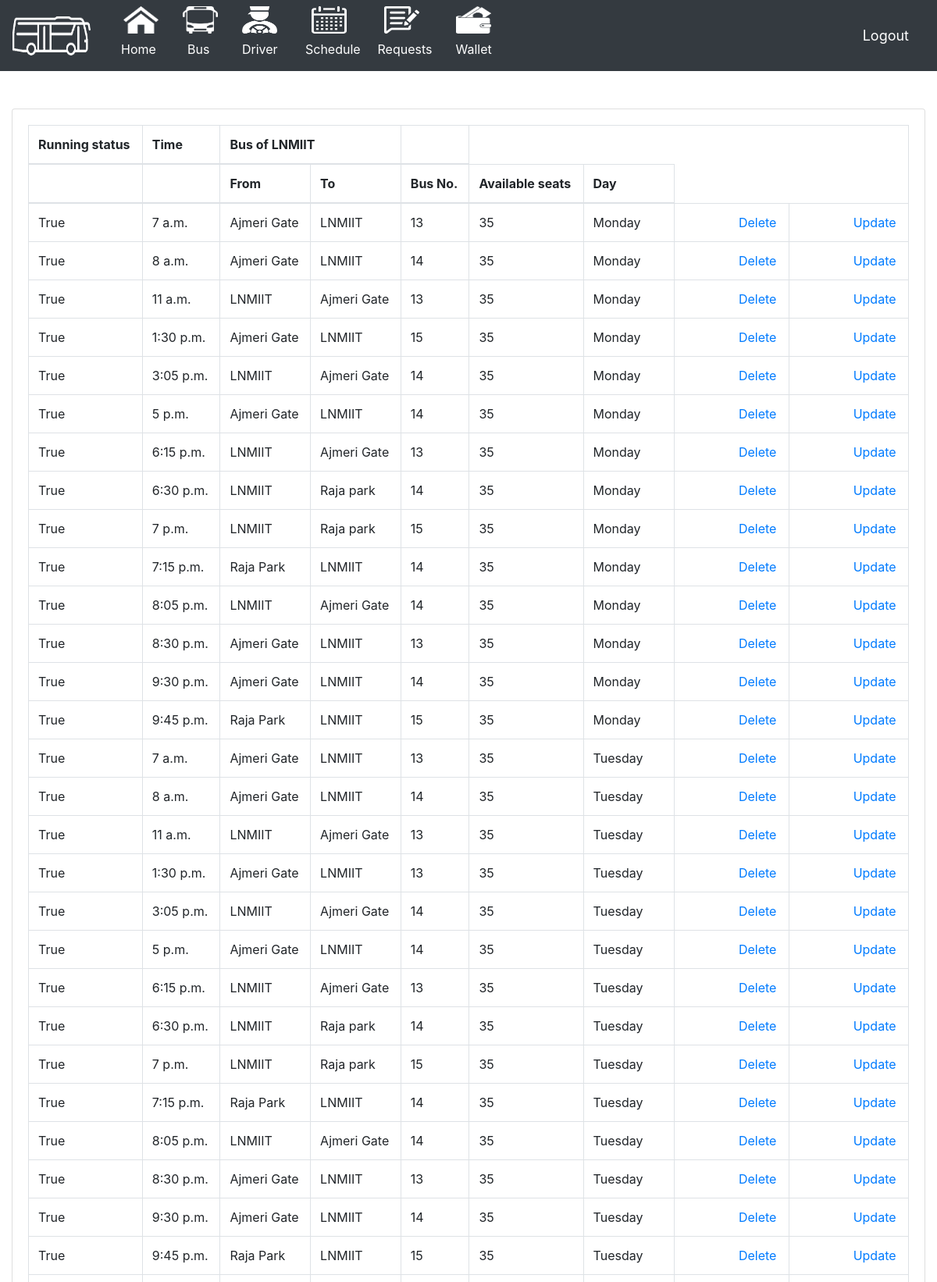
Screenshot of /view_schedule/ (signed in, upper part) with the database file from the repository.
### bus_M_/models.py (models this page shows, shortened)
class Schedule(models.Model):
    CATEGORY = (
			('Sunday', 'Sunday'),
			('Monday', 'Monday'),
            ('Tuesday', 'Tuesday'),
            ('Wednesday', 'Wednesday'),
            ('Thrusday', 'Thrusday'),
            ('Friday', 'Friday'),
            ('Saturday', 'Saturday'),
			)
    schedule_id = models.AutoField(primary_key=True)
    bus_id = models.ForeignKey(Bus, null=True, on_delete= models.CASCADE)
    time = models.TimeField(null=False)
    start = models.CharField(max_length=300,null=False)
    destination=models.CharField(max_length=300,null=False)
    available_seats = models.IntegerField(null=False)
    day= models.CharField(max_length=200,null=False,choices=CATEGORY)
    running_status = models.BooleanField(default=True)

class Bus(models.Model):
    bus_id = models.AutoField(primary_key=True)
    driver_id = models.ForeignKey(Driver, null=True, on_delete= models.CASCADE)
    availability = models.BooleanField(default=True)
    capacity = models.IntegerField(null=False)
    def __str__(self):
        return str(self.bus_id)

### bus_M_/views.py (the view)
# urls.py: path('view_schedule/', views.view_schedule, name='view_schedule'),
@login_required(login_url='login')
def view_schedule(request):
    user=request.user
    login_obj = AdminUser.objects.filter(admin_id = user).first()
    if login_obj:
        allD=Schedule.objects.all()
        context={'allD': allD}
        return render(request,'accounts/View_schedule.html',context)
    return redirect('/')

### bus_M_/templates/accounts/View_schedule.html (shortened to what this page needs)
{%  extends 'accounts/main1.html' %}
{% block content %}
		<br><br>
		<div class="row">
			<div class="col-md">
				<div class="card card-body">
					<table class="table table-bordered">
                                    <thead>
                                        <tr>
                                            <th>Running status</th>
                                            <th>Time</th>
                                            <th colspan="2">Bus of LNMIIT</th>
                                            <th></th>
                                        </tr>
                                        <tr>
                                            <th></th>
                                            <th></th>
                                            <th>From</th>
                                            <th>To</th>
                                            <th>Bus No.</th>
                                            <th>Available seats</th>
                                            <th>Day</th>
                                        </tr>
                                        </thead>
                                    <tbody>
                                        {% for p in allD %}
                                        <tr>
                                            <td>{{p.running_status}}</td>
                                            <td>{{p.time}}</td>
                                            <td>{{p.start}}</td>
                                            <td>{{p.destination}}</td>
                                            <td>{{p.bus_id}}</td>
                                            <td>{{p.available_seats}}</td>
                                            <td>{{p.day}}</td>
                                            <td><a type="submit" style="margin-left: 70px;" href="{% url 'delete_schedule' p.schedule_id %}">Delete</a></td>
                                            <td><a type="submit" style="margin-left: 70px;" href="{% url 'update_schedule' p.schedule_id %}">Update</a></td>
                                        </tr>
                                        {%endfor%}
                                    </tbody>
                                        </table>
                                        <br><br>
				</div>
			</div>
		</div><br><br><br>
{% endblock content %}

### rows the page displays
Schedule: running_status "True", time "7 a.m.", start "Ajmeri Gate", destination "LNMIIT", bus_id "13", available_seats "35", day "Monday"
Schedule: running_status "True", time "8 a.m.", start "Ajmeri Gate", destination "LNMIIT", bus_id "14", available_seats "35", day "Monday"
Schedule: running_status "True", time "11 a.m.", start "LNMIIT", destination "Ajmeri Gate", bus_id "13", available_seats "35", day "Monday"
Schedule: running_status "True", time "1:30 p.m.", start "Ajmeri Gate", destination "LNMIIT", bus_id "15", available_seats "35", day "Monday"
Schedule: running_status "True", time "3:05 p.m.", start "LNMIIT", destination "Ajmeri Gate", bus_id "14", available_seats "35", day "Monday"
Schedule: running_status "True", time "5 p.m.", start "Ajmeri Gate", destination "LNMIIT", bus_id "14", available_seats "35", day "Monday"
Schedule: running_status "True", time "6:15 p.m.", start "LNMIIT", destination "Ajmeri Gate", bus_id "13", available_seats "35", day "Monday"
Schedule: running_status "True", time "6:30 p.m.", start "LNMIIT", destination "Raja park", bus_id "14", available_seats "35", day "Monday"
Schedule: running_status "True", time "7 p.m.", start "LNMIIT", destination "Raja park", bus_id "15", available_seats "35", day "Monday"
Schedule: running_status "True", time "7:15 p.m.", start "Raja Park", destination "LNMIIT", bus_id "14", available_seats "35", day "Monday"
Schedule: running_status "True", time "8:05 p.m.", start "LNMIIT", destination "Ajmeri Gate", bus_id "14", available_seats "35", day "Monday"
Schedule: running_status "True", time "8:30 p.m.", start "Ajmeri Gate", destination "LNMIIT", bus_id "13", available_seats "35", day "Monday"
Schedule: running_status "True", time "9:30 p.m.", start "Ajmeri Gate", destination "LNMIIT", bus_id "14", available_seats "35", day "Monday"
Schedule: running_status "True", time "9:45 p.m.", start "Raja Park", destination "LNMIIT", bus_id "15", available_seats "35", day "Monday"
Schedule: running_status "True", time "7 a.m.", start "Ajmeri Gate", destination "LNMIIT", bus_id "13", available_seats "35", day "Tuesday"
Schedule: running_status "True", time "8 a.m.", start "Ajmeri Gate", destination "LNMIIT", bus_id "14", available_seats "35", day "Tuesday"
Schedule: running_status "True", time "11 a.m.", start "LNMIIT", destination "Ajmeri Gate", bus_id "13", available_seats "35", day "Tuesday"
Schedule: running_status "True", time "1:30 p.m.", start "Ajmeri Gate", destination "LNMIIT", bus_id "13", available_seats "35", day "Tuesday"
Schedule: running_status "True", time "3:05 p.m.", start "LNMIIT", destination "Ajmeri Gate", bus_id "14", available_seats "35", day "Tuesday"
Schedule: running_status "True", time "5 p.m.", start "Ajmeri Gate", destination "LNMIIT", bus_id "14", available_seats "35", day "Tuesday"
Schedule: running_status "True", time "6:15 p.m.", start "LNMIIT", destination "Ajmeri Gate", bus_id "13", available_seats "35", day "Tuesday"
Schedule: running_status "True", time "6:30 p.m.", start "LNMIIT", destination "Raja park", bus_id "14", available_seats "35", day "Tuesday"
Schedule: running_status "True", time "7 p.m.", start "LNMIIT", destination "Raja park", bus_id "15", available_seats "35", day "Tuesday"
Schedule: running_status "True", time "7:15 p.m.", start "Raja Park", destination "LNMIIT", bus_id "14", available_seats "35", day "Tuesday"
Schedule: running_status "True", time "8:05 p.m.", start "LNMIIT", destination "Ajmeri Gate", bus_id "14", available_seats "35", day "Tuesday"
Schedule: running_status "True", time "8:30 p.m.", start "Ajmeri Gate", destination "LNMIIT", bus_id "13", available_seats "35", day "Tuesday"
Schedule: running_status "True", time "9:30 p.m.", start "Ajmeri Gate", destination "LNMIIT", bus_id "14", available_seats "35", day "Tuesday"
Schedule: running_status "True", time "9:45 p.m.", start "Raja Park", destination "LNMIIT", bus_id "15", available_seats "35", day "Tuesday"
